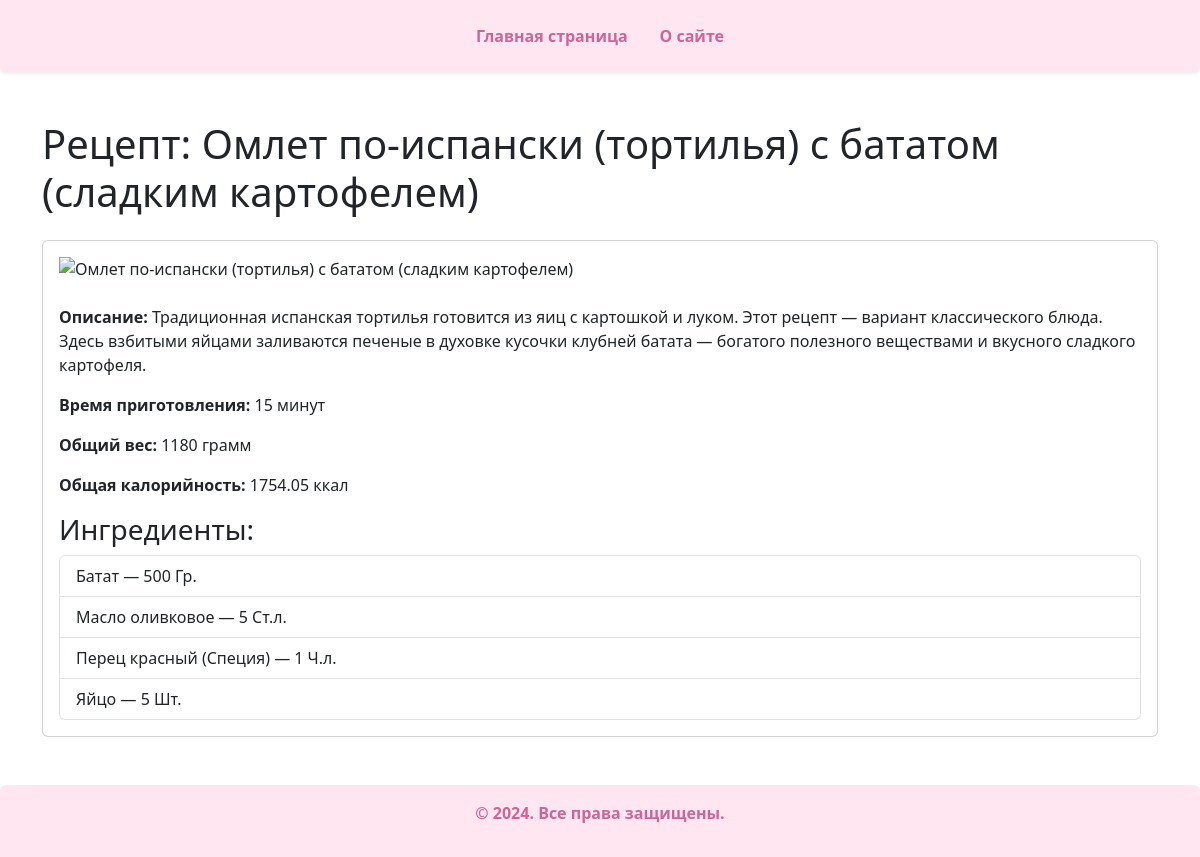
/recipe/4/, run on the app's committed database.
### recipe_catalog/models.py (models this page shows, shortened)
class Recipe(models.Model):
    PCS = "pcs"
    G = "g"
    ML = "ml"
    name = models.TextField(max_length=300, unique=True, verbose_name="Название блюда")
    description = models.TextField(default="", verbose_name="Описание")
    image = models.ImageField(upload_to="images/", default="images/default.jpg", verbose_name="Изображение")
    cooking_time = models.IntegerField(default=0, verbose_name="Время приготовления",
                                       help_text="Время приготовления в минутах",
                                       validators=[MinValueValidator(1, 'Conversion rate must be positive.')])
    ingredients = models.ManyToManyField(Ingredient, through="RecipeIngredient")
    author = models.ForeignKey(User, on_delete=models.CASCADE, related_name="recipes", verbose_name="Автор")
    def total_weight(self):
        total_weight = 0
        for ri in self.recipeingredient_set.all():
            if ri.unit and ri.unit.key == self.PCS:
                weight = ri.count * ri.weight_by_pcs
            elif ri.unit and ri.unit.key in [self.G, self.ML]:
                weight = ri.count
            elif ri.unit:
                conversion = VolumeUnitConversion.objects.filter(unit=ri.unit).first()
                weight = ri.count * (conversion.weight if conversion else 0)
            else:
                weight = ri.count
            total_weight += weight
        return total_weight
    def total_calories(self):
        total_calories = 0
        for ri in self.recipeingredient_set.all():
            if ri.unit and ri.unit.key == self.PCS:
                weight_in_grams = ri.count * (ri.weight_by_pcs or 0)
            elif ri.unit and ri.unit.key in [self.G, self.ML]:
                weight_in_grams = ri.count
            elif ri.unit:
                conversion = VolumeUnitConversion.objects.filter(unit=ri.unit).first()
                weight_in_grams = ri.count * (conversion.weight if conversion else 0)
            else:
                weight_in_grams = ri.count
            total_calories += (weight_in_grams / 100) * ri.ingredient.calories
        return round(total_calories, 2)

class Ingredient(models.Model):
    name = models.TextField(max_length=255, null=False, default="Ингредиент", unique=True, verbose_name="Название",
                            validators=[
                                RegexValidator(
                                    regex=r'^[A-Za-zА-Яа-яёЁ\s]+$',
                                    message='Name should be a string value.'
                                )
                            ]
                            )
    calories = models.IntegerField(
        default=0,
        help_text="Калорийность на 100 ед. изм.",
        verbose_name="Калорийность",
        validators=[MinValueValidator(1, 'Conversion rate must be positive.')]
    )

### recipe_catalog/views.py (the view)
# urls.py: path('recipe/<int:pk>/', detail, name='detail'),
def detail(request, pk):
    template_name = 'recipe_catalog/recipe.html'
    recipe = get_object_or_404(Recipe, pk=pk)
    ingredients = []
    for ri in recipe.recipeingredient_set.select_related('ingredient', 'unit').order_by('ingredient__name'):
        ingredient = ri.ingredient
        if ri.unit:
            unit_label = ri.unit.abbreviation or ri.unit.label
            unit = f"{ri.count} {unit_label}"
        else:
            unit = f"{ri.count} г"
        ingredients.append({
            'name': ingredient.name,
            'unit': unit,
        })
    context = {
        'title': recipe.name,
        'description': recipe.description,
        'cooking_time': recipe.cooking_time,
        'total_weight': recipe.total_weight(),
        'total_calories': recipe.total_calories(),
        'ingredients': ingredients,
        'image': recipe.image.url,
    }
    return render(request, template_name, context)

### templates/recipe_catalog/recipe.html
{% extends "base.html" %}
{% block content %}
<h1 class="mb-4">Рецепт: {{ title }}</h1>
<div class="card">
    <div class="card-body">
        {% if image %}
        <img src="{{ image }}" alt="{{ title }}" class="img-fluid mb-4" style="max-width: 100%; height: auto;">
        {% endif %}
        <p class="card-text"><strong>Описание:</strong> {{ description }}</p>
        <p><strong>Время приготовления:</strong> {{ cooking_time }} минут</p>
        <p><strong>Общий вес:</strong> {{ total_weight }} грамм</p>
        <p><strong>Общая калорийность:</strong> {{ total_calories }} ккал</p>
        <h3>Ингредиенты:</h3>
        <ul class="list-group">
            {% for ingredient in ingredients %}
            <li class="list-group-item">{{ ingredient.name }} — {{ ingredient.unit }}</li>
            {% endfor %}
        </ul>
    </div>
</div>
{% endblock %}

### data on the page
Recipe: name "Омлет по-испански (тортилья) с бататом (сладким картофелем)", description "Традиционная испанская тортилья готовится из яиц с картошкой и луком. Этот рецепт — вариант классического блюда. Здесь взбитыми яйцами заливаются печеные в духовке кусочки клубней батата — богатого полезного веществами и вкусного сладкого картофеля."
Ingredient: name "Батат"
Ingredient: name "Масло оливковое"
Ingredient: name "Перец красный (Специя)"
Ingredient: name "Яйцо"

### other printed values
{{ cooking_time }} "15"
{{ total_weight }} "1180"
{{ total_calories }} "1754.05"
{{ ingredient.unit }} "500 Гр." "5 Ст.л." "1 Ч.л." "5 Шт."
